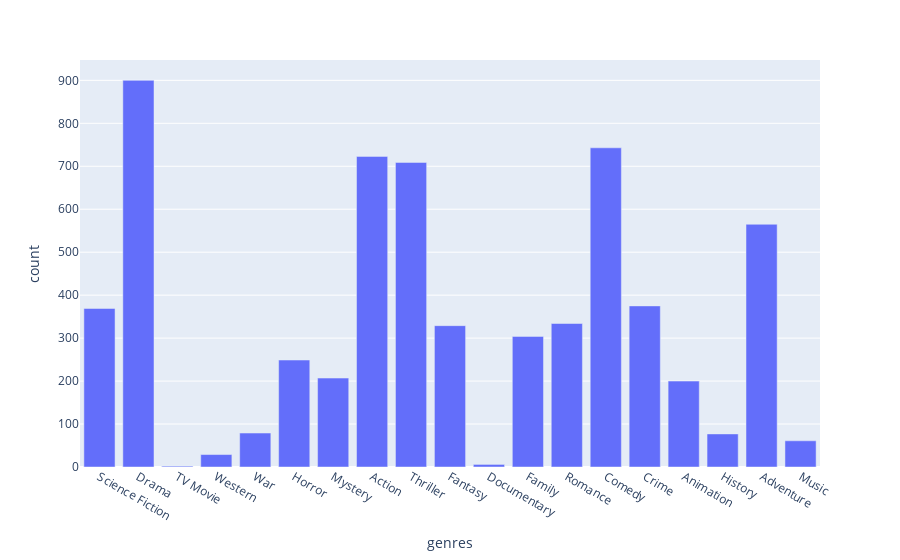

The notebook cell saved with this chart:
### Code cell
# Visualizing frequency of occurence of different genres

# Creating a count vector (list) containing frequency of a perticular genre
cnt = list()
for i in genres:
    cnt.append(genres_based[i].shape[0])

# Making a datafram
genre_cnt = pd.DataFrame( { 'genres' : list(genres),
                            'count'  : cnt

},
                         columns = ['genres','count']
)

fig = px.bar(genre_cnt, x='genres', y='count')
fig.show()

### Figure 1 — Plotly figure (JSON) as saved in the notebook; plotly's stock layout.template omitted (floating-point values rounded to 4 significant figures)
{"data": [{"alignmentgroup": "True", "hovertemplate": "genres=%{x}<br>count=%{y}<extra></extra>", "legendgroup": "", "marker": {"color": "#636efa", "pattern": {"shape": ""}}, "name": "", "offsetgroup": "", "orientation": "v", "showlegend": false, "textposition": "auto", "type": "bar", "x": ["Science Fiction", "Drama", "TV Movie", "Western", "War", "Horror", "Mystery", "Action", "Thriller", "Fantasy", "Documentary", "Family", "Romance", "Comedy", "Crime", "Animation", "History", "Adventure", "Music"], "xaxis": "x", "y": [369, 900, 2, 29, 79, 249, 207, 723, 709, 329, 6, 304, 334, 743, 375, 200, 77, 565, 61], "yaxis": "y"}], "layout": {"barmode": "relative", "legend": {"tracegroupgap": 0}, "margin": {"t": 60}, "xaxis": {"anchor": "y", "domain": [0, 1], "title": {"text": "genres"}}, "yaxis": {"anchor": "x", "domain": [0, 1], "title": {"text": "count"}}}}
